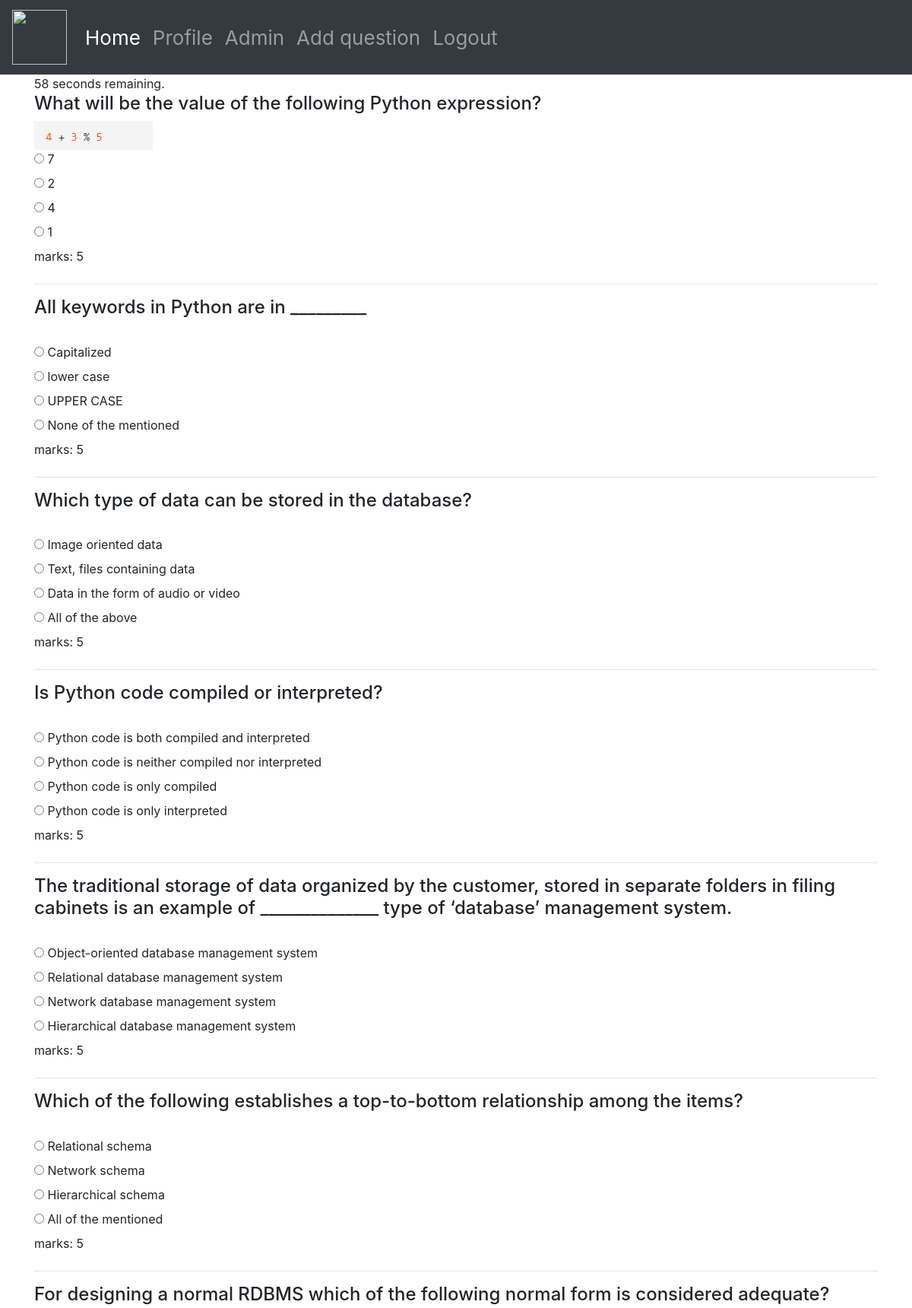
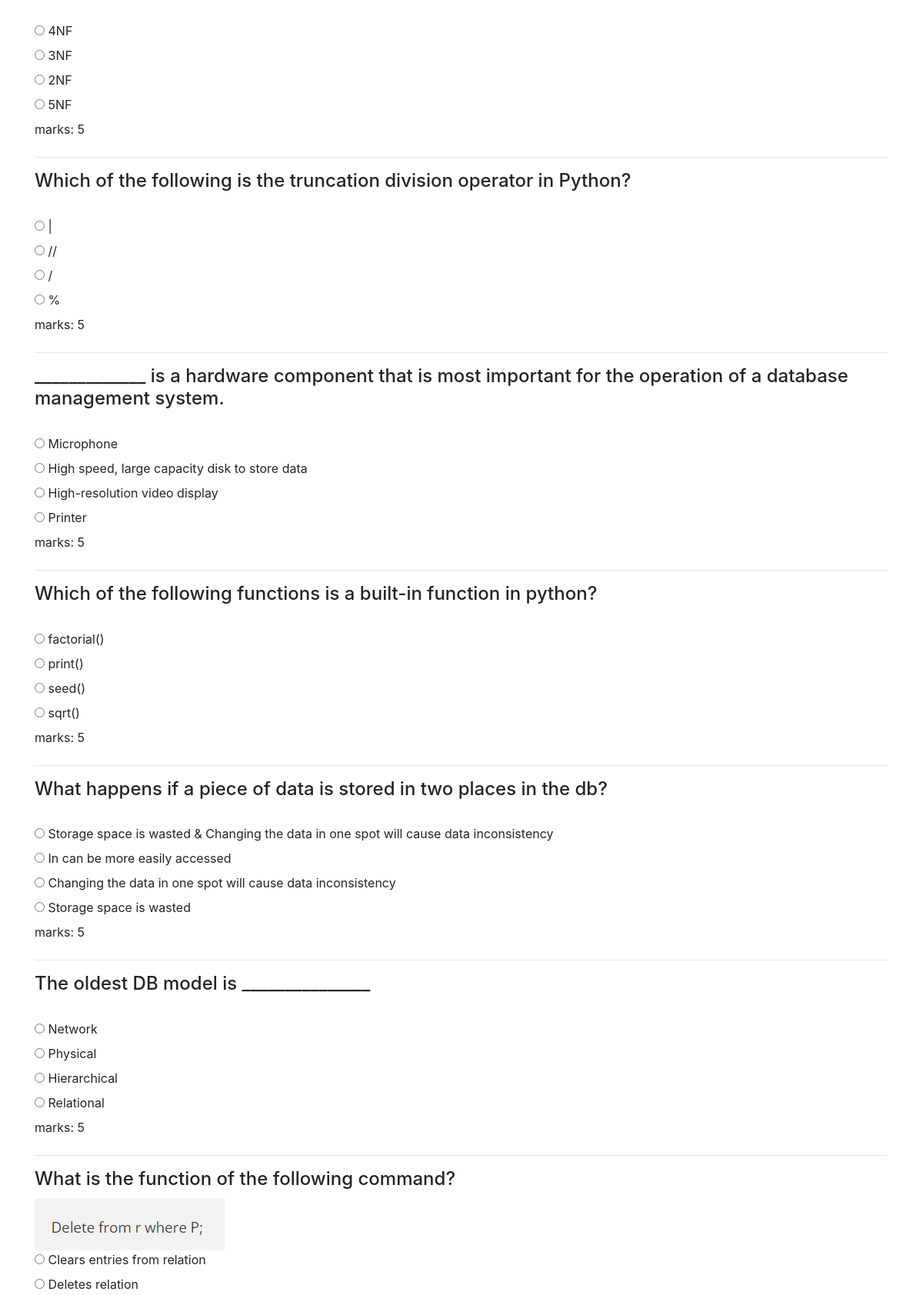
Screenshot of /basic (signed in, upper part) with the database file from the repository (2 pictures, top to bottom).
### home/models.py (models this page shows, shortened)
class QuesModel(models.Model):
    question = models.CharField(max_length=400,null=True)
    desc = models.ImageField(null=True,blank=True,upload_to="images/")
    category = models.CharField(max_length=200,null=True)
    marks = models.IntegerField(default=0)
    op1 = models.CharField(max_length=200,null=True)
    op2 = models.CharField(max_length=200,null=True)
    op3 = models.CharField(max_length=200,null=True)
    op4 = models.CharField(max_length=200,null=True)
    ans = models.CharField(max_length=200,null=True)
    explaination = models.CharField(max_length=400,null=True,default="")
    subject = models.CharField(max_length=200,default="")

### home/views.py (the view, shortened to what this page needs)
# urls.py: path('basic', views.basic, name="basic"),
def basic(request):
    if request.user.is_anonymous:
        return redirect("/login")
    questions_basic = QuesModel.objects.filter(category="basic", marks="5")
    questions_basic = list(questions_basic)
    random.shuffle(questions_basic)
    questions_basic_new = []
    for i in range(0,15):
        questions_basic_new.append(questions_basic[i])
    context = {
        "questions_list_basic":questions_basic_new,
    }
    return render(request, "basic.html",context)

### templates/basic.html (shortened to what this page needs)
{% extends 'navbar.html' %}
{% block body %}
<div class="container">
    <div id="timer"></div>
    <form id="quiz-form" method="post" action="">
        {% for j in questions_list_basic %}
            <h4>{{ j.question }}</h4>
            {% if j.desc %}
                <img src="{{ j.desc.url }}">
            {% endif %}
            <br>
            <input type="radio" value="{{ j.op1 }}" name="answer_basic{{ forloop.counter }}">
            <label for="answer_basic{{ forloop.counter }}">{{ j.op1 }}</label>
            <br>
            <input type="radio" value="{{ j.op2 }}" name="answer_basic{{ forloop.counter }}">
            <label for="answer_basic{{ forloop.counter }}">{{ j.op2 }}</label>
            <br>
            <input type="radio" value="{{ j.op3 }}" name="answer_basic{{ forloop.counter }}">
            <label for="answer_basic{{ forloop.counter }}">{{ j.op3 }}</label>
            <br>
            <input type="radio" value="{{ j.op4 }}" name="answer_basic{{ forloop.counter }}">
            <label for="answer_basic{{ forloop.counter }}">{{ j.op4 }}</label>
            <br>
            <label>marks: {{ j.marks }}</label>
            <hr>
        {% endfor %}
    </form>
</div>
{% endblock body %}

### rows the page displays
QuesModel: question "What will be the value of the following Python expression?", desc (picture), op1 "7", op2 "2", op3 "4", op4 "1", marks "5"
QuesModel: question "All keywords in Python are in _________", op1 "Capitalized", op2 "lower case", op3 "UPPER CASE", op4 "None of the mentioned", marks "5"
QuesModel: question "Which type of data can be stored in the database?", op1 "Image oriented data", op2 "Text, files containing data", op3 "Data in the form of audio or video", op4 "All of the above", marks "5"
QuesModel: question "Is Python code compiled or interpreted?", op1 "Python code is both compiled and interpreted", op2 "Python code is neither compiled nor interpreted", op3 "Python code is only compiled", op4 "Python code is only interpreted", marks "5"
QuesModel: question "The traditional storage of data organized by the customer, stored in separate folders in filing cabinets is an example of ______________ type of ‘database’ management system.", op1 "Object-oriented database management system", op2 "Relational database management system", op3 "Network database management system", op4 "Hierarchical database management system", marks "5"
QuesModel: question "Which of the following establishes a top-to-bottom relationship among the items?", op1 "Relational schema", op2 "Network schema", op3 "Hierarchical schema", op4 "All of the mentioned", marks "5"
QuesModel: question "For designing a normal RDBMS which of the following normal form is considered adequate?", op1 "4NF", op2 "3NF", op3 "2NF", op4 "5NF", marks "5"
QuesModel: question "Which of the following is the truncation division operator in Python?", op1 "|", op2 "//", op3 "/", op4 "%", marks "5"
QuesModel: question "_____________ is a hardware component that is most important for the operation of a database management system.", op1 "Microphone", op2 "High speed, large capacity disk to store data", op3 "High-resolution video display", op4 "Printer", marks "5"
QuesModel: question "Which of the following functions is a built-in function in python?", op1 "factorial()", op2 "print()", op3 "seed()", op4 "sqrt()", marks "5"
QuesModel: question "What happens if a piece of data is stored in two places in the db?", op1 "Storage space is wasted & Changing the data in one spot will cause data inconsistency", op2 "In can be more easily accessed", op3 "Changing the data in one spot will cause data inconsistency", op4 "Storage space is wasted", marks "5"
QuesModel: question "The oldest DB model is _______________", op1 "Network", op2 "Physical", op3 "Hierarchical", op4 "Relational", marks "5"
QuesModel: question "What is the function of the following command?", desc (picture), op1 "Clears entries from relation", op2 "Deletes relation"
